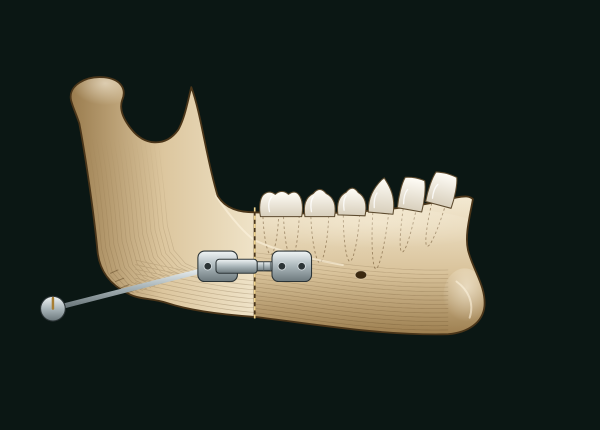
#> input picture branding/dr-shapovalov/reels/distraktsiya-golos/jaw-cut.png, 1200 x 860 px, given in place of 11b-IMG_9136.png, which was not available (shown at 1/2 size)
$ python cover.py
#> lines starting #> are read from the running program, lines starting #| are printed output that depends on the picture
### branding/dr-shapovalov/reels/den-dezhurstvo/sig.py
"""Подпись «Dr. Shapovalov» с сайта, которая пишется «пером»: те же штрихи маски, что в site/index.html (writeSignature)."""
import math, os, re
import numpy as np
from PIL import Image, ImageDraw
HERE = os.path.dirname(os.path.abspath(__file__))
IMG = os.path.join(HERE, '..', '..', 'site', 'img', 'signature-gold.png')
STROKES = [   # (ширина, путь) — из <mask id="sig-mask"> на сайте, координаты 640×213
    (30, 'M14 15 L84 15'),
    (42, 'M38 74 C10 95 0 135 30 155 C60 172 110 162 128 138 C146 114 120 95 100 78 C75 55 70 25 105 18 C135 12 160 25 152 45 C149 55 138 56 132 52'),
    (30, 'M208 46 C192 80 162 122 142 152'),
    (72, 'M150 96 L172 134 L194 96 L216 134 L238 96'),
    (28, 'M246 118 C240 150 236 172 232 192'),
    (72, 'M250 96 L272 134 L294 96 L316 134 L338 96 L360 134 L382 96 L404 134 L426 96 L448 134 L470 96 L492 134'),
    (28, 'M526 46 C518 80 510 112 504 146'),
    (72, 'M500 96 L522 134 L544 96 L566 134 L588 96 L610 134'),
    (16, 'M16 203 C200 196 420 188 628 186'),
]
def polyline(d):
    tok = re.findall(r'[MLC]|-?\d+(?:\.\d+)?', d); pts, i, cur = [], 0, None
    while i < len(tok):
        c = tok[i]
        if c == 'M': cur = (float(tok[i + 1]), float(tok[i + 2])); pts.append(cur); i += 3
        elif c == 'L': cur = (float(tok[i + 1]), float(tok[i + 2])); pts.append(cur); i += 3
        elif c == 'C':
            p1, p2, p3 = [(float(tok[i + k]), float(tok[i + k + 1])) for k in (1, 3, 5)]
            for s in np.linspace(0, 1, 24)[1:]:
                u = 1 - s; pts.append(tuple(u**3 * cur[j] + 3 * u * u * s * p1[j] + 3 * u * s * s * p2[j] + s**3 * p3[j] for j in range(2)))
            cur = p3; i += 7
        else: i += 1
    return pts
PATHS = []
for w, d in STROKES:
    pts = polyline(d); seg = [math.dist(a, b) for a, b in zip(pts, pts[1:])]
    PATHS.append((w, pts, seg, sum(seg)))
DURS = [max(0.14, L / 1150) for *_, L in PATHS]          # как на сайте: скорость 1150 px/с, минимум 0,14 с на штрих
TOTAL = sum(DURS)
_SRC = None
# [22 lines left out: function written, not called in this run]

### branding/dr-shapovalov/reels/den-dezhurstvo/segments.py
"""Список кусков рилса «Один день на дежурстве»: файл, начало, длительность, подпись, где подпись (top/low), фильтр."""
FPS, W, H, T = 30, 1080, 1920, 0.5           # T — длительность перехода
# blur: прямоугольники [x, y, w, h] в кадре 1080×1920, которые размываются (мониторы с данными пациентов)
SEGS = [
  dict(f='01a-IMG_9119', ss=0.0, d=2.43, sec='wake', speed=0.48),   # замедлено: сначала титр, потом «Подъём»
  dict(f='01b-IMG_9120', ss=0.4, d=3.0, sec='leave'),
  dict(f='02-IMG_9121',  ss=1.0, d=2.7, sec='road', sub='иду по паркингу'),
  dict(f='03-IMG_9122',  ss=1.8, d=3.0, sec='road', sub='сажусь в машину'),
  dict(f='05-IMG_9125',  ss=0.8, d=3.4, sec='road', sub='еду на рассвете'),
  dict(f='06-IMG_9128',  ss=0.3, d=3.0, sec='road', sub='подъезжаю к ЦНИИСиЧЛХ'),
  dict(f='07a-IMG_9129', ss=0.0, d=1.83, sec='work', speed=0.65),        # замедлено: подпись успевает прочитаться
  dict(f='07b-IMG_9131', ss=4.3, d=2.8, sec='coffee'),
  dict(f='08-IMG_9132',  ss=7.6, d=3.0, sec='docs', sub='дежурные дневники'),
  dict(f='09-IMG_9133',  ss=0.2, d=2.8, sec='docs', sub='подписываю бумаги'),
  dict(f='10-IMG_9134',  ss=0.0, d=3.2, sec='dress'),
  dict(f='11a-IMG_9135', ss=0.1, d=2.4, sec='dress', sub='готовлю стол'),
  dict(f='11b-IMG_9136', ss=0.0, d=1.36, sec='dress', sub='маска, шапочка — поехали', speed=0.7),
  dict(f='12a-IMG_9143', ss=0.4, d=2.6, sec='rest'),
  dict(f='12b-IMG_9156', ss=4.7, d=3.1, sec='rest', sub='кола — и снова в строй'),
  dict(f='12c-IMG_9167', ss=0.2, d=3.0, sec='lunch', blur_top=(800, 980)),   # мониторы: полностью размыто выше 800 px, мягкий переход до 980 px
  dict(f='13b-IMG_9189', ss=0.2, d=3.6, sec='evening'),
  dict(f='13a-IMG_9183', ss=0.0, d=2.46, sec='turn', speed=0.8),     # подкрутка в 20:03 — после вечернего отдыха
  dict(f='14-IMG_9205',  ss=0.0, d=3.03, sec='science', speed=0.85),  # статья на мониторах; подпись внизу, над клавиатурой
]
SECTIONS = {   # время, заголовок, позиция подписи, подзаголовок секции
  'wake':    dict(time='06:30', title='Подъём!', pos='low', delay=2.75),        # на первом кадре сначала титр
  'leave':   dict(time='06:45', title='Вышел из дома', pos='low'),
  'road':    dict(time='06:47', title='Дорога на работу', pos='low'),
  'work':    dict(time='07:22', title='Я на работе', pos='low'),
  'coffee':  dict(time='07:40', title='Утренний кофе', note='с синнабоном из ВкусВилла', pos='top'),
  'docs':    dict(time='07:49', title='Документы', pos='top'),
  'dress':   dict(time='10:03', title='Перевязки', pos='top'),
  'rest':    dict(time='10:54', title='Отдых', note='выдохнуть и расслабиться', pos='top'),
  'lunch':   dict(time='13:13', title='Обедик', pos='top'),
  'turn':    dict(time='20:03', title='Подкрутка дистрактора', note='вечерняя, по расписанию', pos='top'),
  'science': dict(time='20:19', title='Наука', note='кандидатская — не предел', pos='low'),
  'evening': dict(time='17:18', title='Вечер', note='пилю свой сайт и смотрю кино', pos='low'),
}
TITLE_END = 2.6     # до этого момента на первом кадре — титр
# переходы: между частями дня — «зум с размытием» (xfade_expr.py), внутри части — мягкое растворение
def trans(i):
    if i >= len(SEGS): return 'fade'
    return 'zoom' if SEGS[i]['sec'] != SEGS[i - 1]['sec'] else 'fade'
FINAL = 5.6   # финал: «Отбой», «Завтра операция» и плашка с подписью, которая пишется пером
dur = lambda s: s['d'] / s.get('speed', 1)
def timeline():
    """Начало каждого куска на итоговой ленте (с учётом наложения переходов) и общая длительность."""
    st, t = [], 0.0
    for s in SEGS: st.append(t); t += dur(s) - T
    return st, t + FINAL + T          # финал (длина FINAL + T) начинается переходом с последнего куска

### branding/dr-shapovalov/reels/den-dezhurstvo/compose.py
"""Шаг 3: анимированные разноцветные подписи (PIL, кадр за кадром) поверх work/base.mp4 + музыка → out/den-dezhurstvo.mp4
   python compose.py [--still 12.3]   — один кадр в work/still.png для проверки."""
import math, os, subprocess, sys
import numpy as np
from PIL import Image, ImageDraw, ImageFilter, ImageFont
from segments import SEGS, SECTIONS, T, FINAL, FPS, W, H, TITLE_END, timeline, dur, trans
from sig import written, TOTAL as SIG_T
FONT = '/home/user/max/.claude/skills/reels-desk/engine/fonts/Rubik.ttf'
def font(px, w='Black'):
    f = ImageFont.truetype(FONT, px); f.set_variation_by_name(w); return f
PAL = [(255, 90, 95), (255, 180, 0), (61, 220, 132), (46, 196, 255), (139, 92, 246), (255, 102, 196)]
X0, MAXW = 64, 1080 - 64 - 150                    # слева 64 px, справа запас под кнопки Instagram
ST, TOTAL = timeline()
ease_back = lambda x: 1 + 2.7 * (x - 1) ** 3 + 1.7 * (x - 1) ** 2 if x < 1 else 1.0
clamp = lambda x: max(0.0, min(1.0, x))

_cache = {}
# [12 lines left out: function letter, not called in this run]

def word_layout(text, px):
    """Возвращает список (символ, x, цвет) и ширину строки."""
    out, x, k = [], 0.0, 0
    for ch in text:
        if ch != ' ': out.append((ch, x, PAL[k % len(PAL)])); k += 1
        x += font(px).getlength(ch) + px * 0.02
    return out, x

# [12 lines left out: function fit_lines, not called in this run]

def draw_colored(canvas, lines, px, x0, y0, t, t_in, t_out, align='left', stagger=0.035):
    """Рисует строки разноцветными буквами с «пружинным» появлением и уходом. Возвращает высоту блока."""
    y = y0; idx = 0; lh = int(px * 1.08)
    for line in lines:
        lay, lw = word_layout(line, px)
        xs = x0 if align == 'left' else (W - lw) / 2
        for ch, x, col in lay:
            a_in = clamp((t - t_in - idx * stagger) / 0.38); a_out = clamp((t_out - t) / 0.28)
            idx += 1
            if a_in <= 0 or a_out <= 0: continue
            s = ease_back(a_in) * (0.6 + 0.4 * a_out); al = min(1, a_in * 2) * a_out
            spr, adv, base = letter(ch, px, col)
            wob = math.sin(t * 3.2 + idx * 0.7) * px * 0.025       # еле заметное покачивание
            sw, shh = max(1, int(spr.width * s)), max(1, int(spr.height * s))
            im = spr.resize((sw, shh), Image.BILINEAR)
            if al < 1: im.putalpha(im.getchannel('A').point(lambda v: int(v * al)))
            cx, cy = xs + x + adv / 2, y + px * 0.55 + wob - (1 - a_in) * 30
            canvas.alpha_composite(im, (int(cx - sw / 2), int(cy - shh / 2)))
        y += lh
    return len(lines) * lh

# [33 lines left out: function chip, not called in this run]

def sparkles(canvas, t, t0, cx, cy, spread, seed, n=7):
    """Разноцветные звёздочки, вспыхивают при появлении заголовка."""
    rnd = np.random.default_rng(seed); d = ImageDraw.Draw(canvas)
    for k in range(n):
        ang, dist, dl, sz = rnd.uniform(0, 2 * math.pi), rnd.uniform(0.5, 1.0) * spread, rnd.uniform(0, 0.25), rnd.uniform(14, 30)
        p = clamp((t - t0 - dl) / 0.9)
        if p <= 0 or p >= 1: continue
        r = sz * math.sin(p * math.pi); x = cx + math.cos(ang) * dist * (0.6 + 0.4 * p); y = cy + math.sin(ang) * dist * 0.5 * (0.6 + 0.4 * p)
        col = PAL[k % len(PAL)] + (int(255 * (1 - p)),)
        pts = [(x + math.cos(a) * (r if i % 2 == 0 else r * 0.35), y + math.sin(a) * (r if i % 2 == 0 else r * 0.35))
               for i, a in enumerate(np.linspace(0, 2 * math.pi, 9)[:-1] + p * 2)]
        d.polygon(pts, fill=col)

def shade(canvas, y0, y1, a):
    """Мягкое затемнение под подписью, чтобы читалась на любом фоне."""
    if a <= 0: return
    g = np.zeros((H, 1), np.float32); ys = np.arange(H)
    mid, half = (y0 + y1) / 2, (y1 - y0) / 2 + 140
    g[:, 0] = np.clip(1 - np.abs(ys - mid) / half, 0, 1) ** 1.5 * 150 * a
    al = Image.fromarray(np.repeat(g, W, 1).astype(np.uint8), 'L')
    layer = Image.new('RGBA', (W, H), (10, 6, 30, 0)); layer.putalpha(al); canvas.alpha_composite(layer)

_glow = {}
# [14 lines left out: function glow, not called in this run]

MANROPE = '/home/user/max/branding/dr-shapovalov/collage/.fonts/Manrope-{}.ttf'
GOLD, MIST = (214, 178, 102), (237, 232, 222)        # цвета сайта: золото и «слоновая кость»
# [36 lines left out: function card, not called in this run]

# --- расписание подписей ---
sec_spans = {}
for i, s in enumerate(SEGS):
    a, b = ST[i], ST[i] + dur(s)
    sp = sec_spans.setdefault(s['sec'], [a, b]); sp[1] = b
FIN0 = TOTAL - FINAL - T

# [38 lines left out: function frame, not called in this run]

# [14 lines that do not run on import are left out]

### branding/dr-shapovalov/reels/den-dezhurstvo/cover.py
"""Обложка рилса 1080×1920: кадр в маске и шапочке + разноцветный заголовок в стиле ролика.
   Весь текст — внутри центральной зоны 3:4 (y 240…1680), чтобы в сетке профиля ничего не обрезалось."""
import numpy as np
from PIL import Image, ImageEnhance
import compose as C
bg = Image.open('work/cover/11b-IMG_9136.png').convert('RGB')
#> bg is the input picture: PIL image 1200x860 RGB; mean R, G, B 54.4, 59.5, 49.7
bg = ImageEnhance.Color(bg).enhance(1.2); bg = ImageEnhance.Contrast(bg).enhance(1.05)
c = bg.convert('RGBA')
C.shade(c, 260, 780, 1.15); C.shade(c, 1440, 1640, 0.9)
#> in shade, `al = Image.fromarray(np.repeat(g, W, 1).astype(np.uint8), 'L')`:
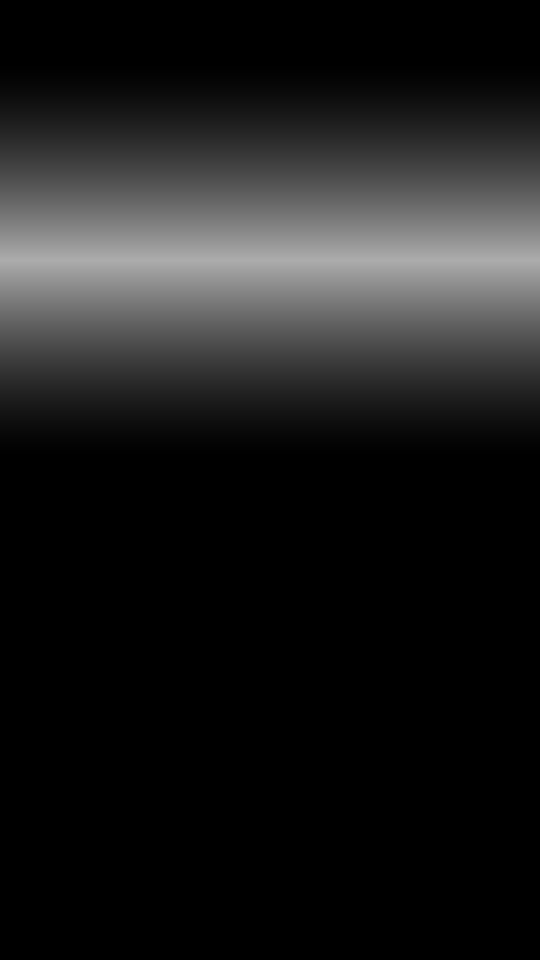
#> al: PIL image 1080x1920 L (shown at 1/2 size); min 0, max 172, mean 28.5
#> in shade, `layer.putalpha(al)`:
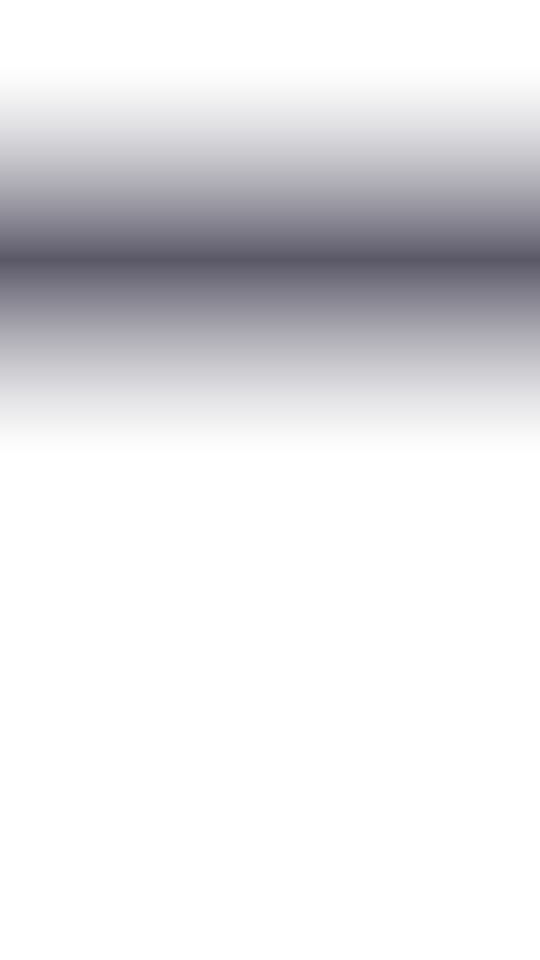
#> layer: PIL image 1080x1920 RGBA (shown at 1/2 size); mean R, G, B, A 10, 6, 30, 28.5; transparent parts drawn white
#> in shade, `canvas.alpha_composite(layer)`:
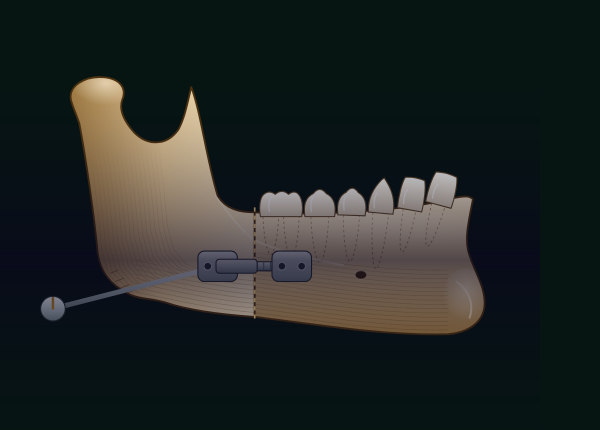
#> canvas: PIL image 1200x860 RGBA (shown at 1/2 size); mean R, G, B, A 32, 37.9, 36.1, 255
#> call 2 of shade, with y0 = 1440, y1 = 1640, a = 0.9
#> in shade (call 2), `al = Image.fromarray(np.repeat(g, W, 1).astype(np.uint8), 'L')`:
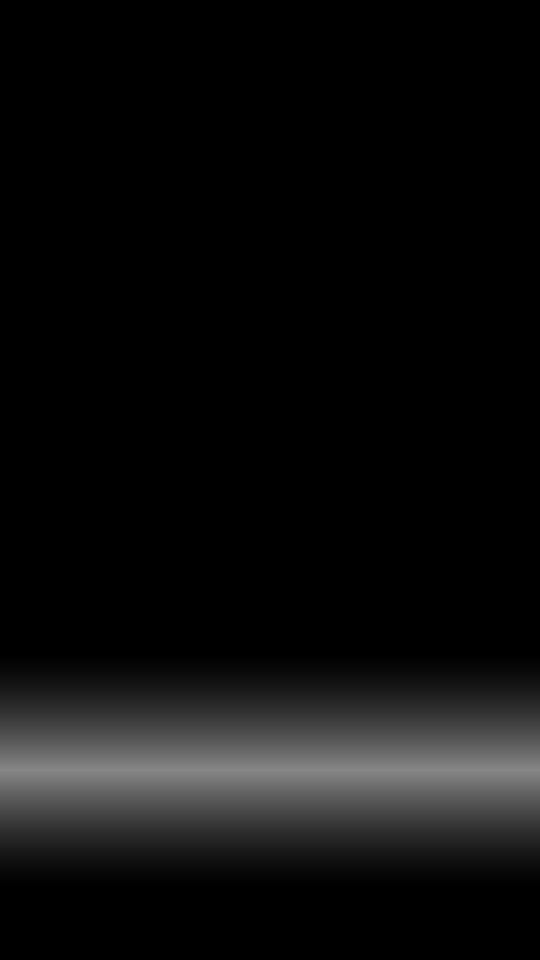
#> al: PIL image 1080x1920 L (shown at 1/2 size); min 0, max 135, mean 13.4
#> in shade (call 2), `layer.putalpha(al)`:
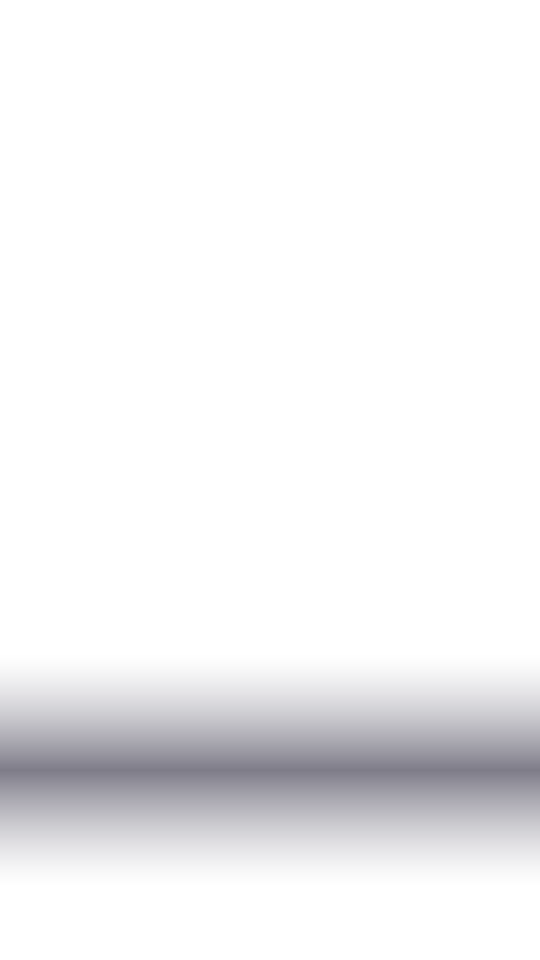
#> layer: PIL image 1080x1920 RGBA (shown at 1/2 size); mean R, G, B, A 10, 6, 30, 13.4; transparent parts drawn white
over = Image.new('RGBA', c.size); T = 10.0                                      # «финальное» состояние анимаций
#> after `over = Image.new('RGBA', c.size)`: over: PIL image 1200x860 RGBA; every value is 0
C.sparkles(over, 0.45, 0.0, 540, 520, 560, 5, 14)                                # звёздочки — под буквами
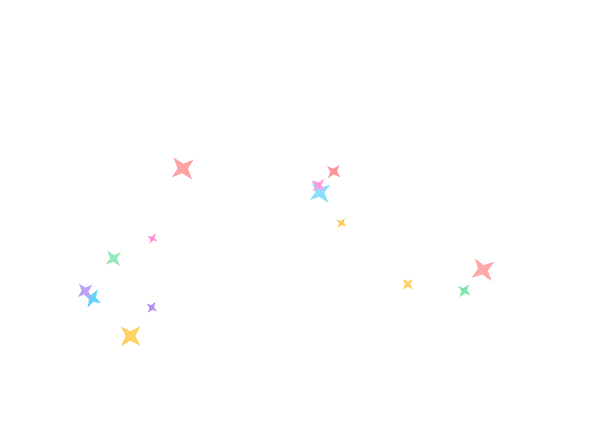
#> over: PIL image 1200x860 RGBA (shown at 1/2 size); mean R, G, B, A 1, 0.8, 0.7, 0.8; transparent parts drawn white
y = 300
for text, px in (('Один день из жизни', 84), ('челюстно-', 118), ('лицевого', 118), ('хирурга', 118)):
#> (the run stopped early here; a loop or call above may not have finished)

$ run again, on branding/dr-shapovalov/reels/istoriya-do/jaw-int.png
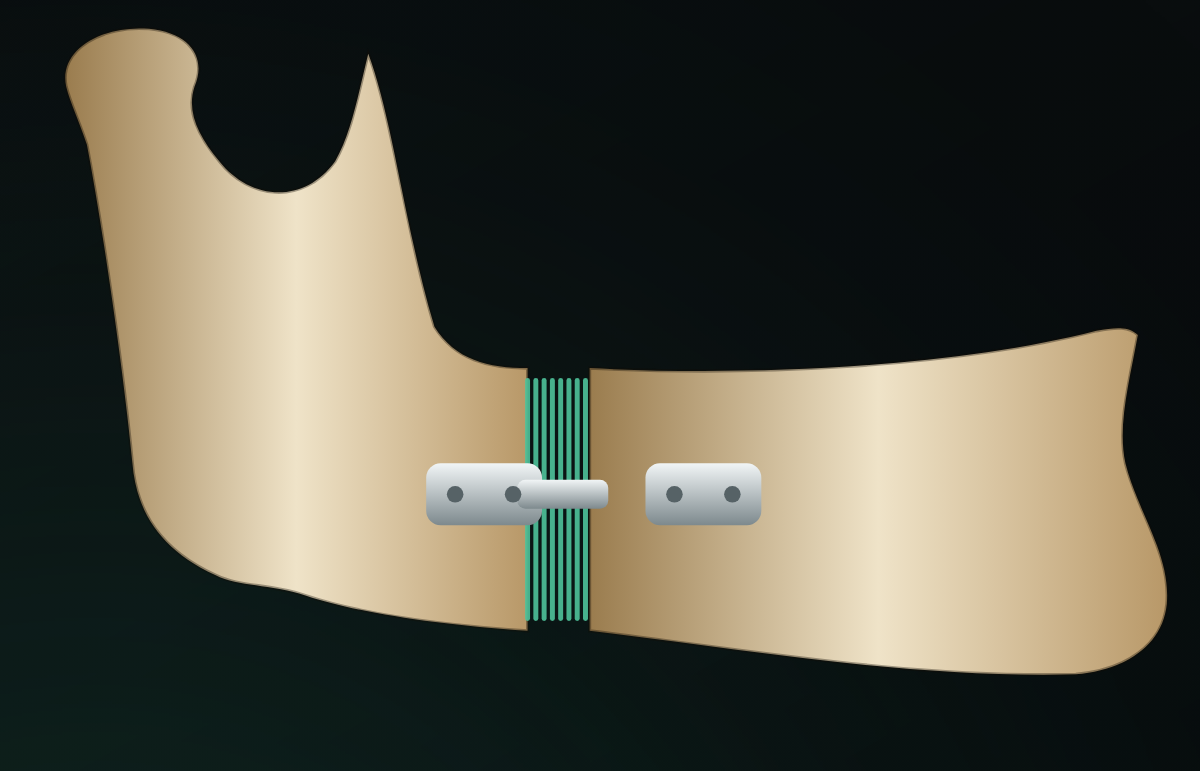
#> input picture branding/dr-shapovalov/reels/istoriya-do/jaw-int.png, 1200 x 771 px, given in place of 11b-IMG_9136.png, which was not available
#> bg is the input picture: PIL image 1200x771 RGB; mean R, G, B 81.8, 80.7, 67.9
#> in shade, `canvas.alpha_composite(layer)`:
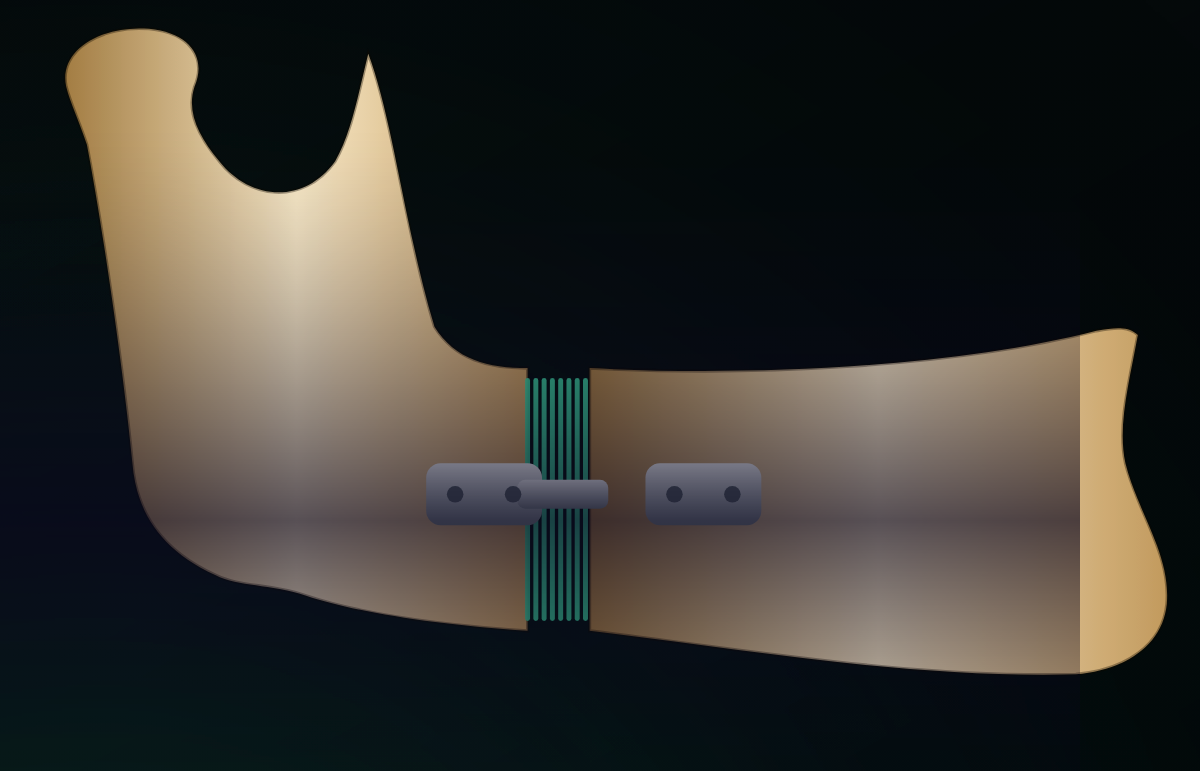
#> canvas: PIL image 1200x771 RGBA; mean R, G, B, A 53, 51.7, 47.3, 255
#> `C.sparkles(over, 0.45, 0.0, 540, 520, 560, 5, 14)`:
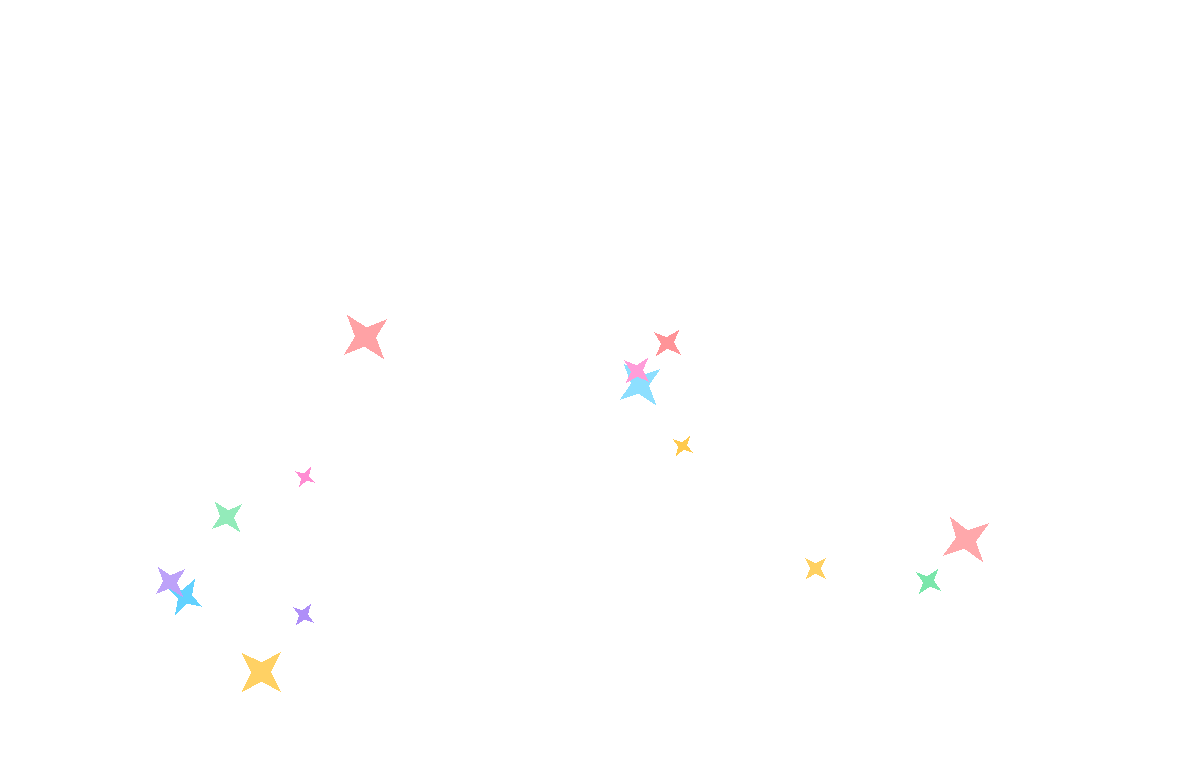
#> over: PIL image 1200x771 RGBA; mean R, G, B, A 1.1, 0.9, 0.8, 0.9; transparent parts drawn white
